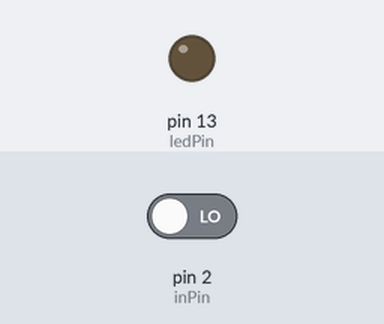
Bench run of a sketch on a simulated Arduino Uno, built with avr-gcc and run on an emulated ATmega328P. Shown: output pins drawn as LEDs (lit = HIGH). Dashed ring = blinking. The test bench sets the inputs (shaded band); at power-on: pin 2 (inPin) LOW.

Above: at 1.2 s.
1.3 s: pin 2 (inPin) driven HIGH
At 1.45 s:
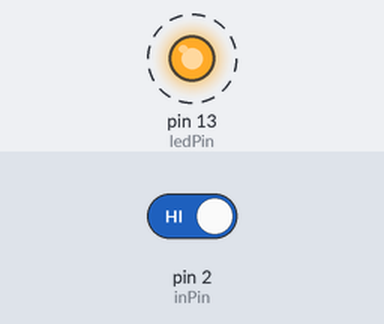
4.3 s: pin 2 (inPin) driven LOW
At 4.9 s:
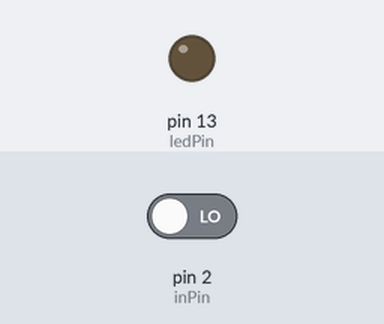
Timing chart, 0 to 7.3 s (numbered marks = the images above; inputs shaded):
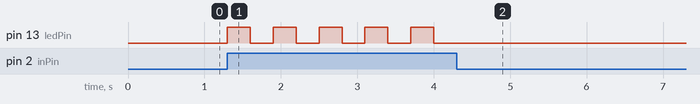

Measured:
- after the input at 1.3 s, pin 13 (ledPin): alternates HIGH for 0.30 s and LOW for 0.30 s, starting at once
- after the input at 4.3 s, pin 13 (ledPin): stops changing and stays LOW

The sketch:

LED-Conmutado.ino
```cpp
//LED CONMUTADO
//
//Si el LED esta apagado y pulso el LED se enciende.
//Si el LED esta encendido y pulso el LED se apaga.
//Si mantengo el pulsador presionado el LED parpadea.
//
int ledPin = 13; // pin 13 asignado para el LED de salida
int inPin = 2; // pin 2 asignado para el pulsador

void setup() // Configura entradas y salidas
{
   pinMode(ledPin, OUTPUT); // declara LED como salida
   pinMode(inPin, INPUT); // declara pulsador como entrada
}

void loop()
{
 if (digitalRead(ledPin)==LOW){ // leo el LED para saber si esta apagado
  if (digitalRead(inPin) == HIGH){ // testea si la entrada esta activa HIGH
      digitalWrite(ledPin, HIGH); // enciende el LED
      delay(300); // espera 1 segundo para leer el pulsador
   }
}
 else if (digitalRead(ledPin)==HIGH){ //leo el LED para saber si esta encendido
  if (digitalRead(inPin) == HIGH){ // testea si la entrada esta activa HIGH
      digitalWrite(ledPin, LOW); // enciende el LED
      delay(300); // espera 1 segundo para leer el pulsador
   }
}
}
```
